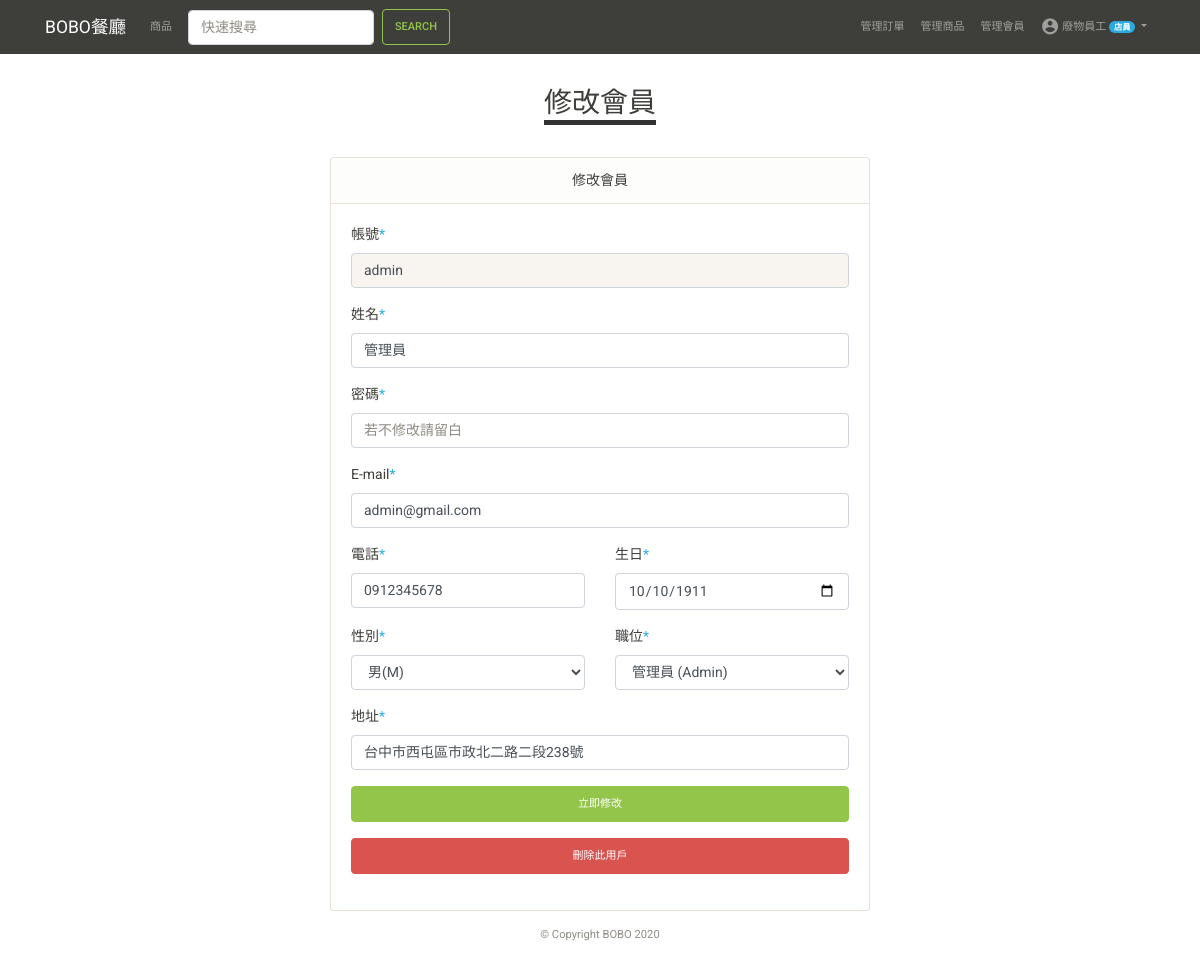
/user_list_detail.php?ID=admin (signed in), run on the app's committed database.
### tables this page shows
CREATE TABLE MEMBER(
  ID VARCHAR(20) PRIMARY KEY,
  Password VARCHAR(128) NOT NULL,
  Name VARCHAR(12) NOT NULL,
  Email VARCHAR(30) NOT NULL,
  Phone VARCHAR(10) NOT NULL,
  RegDate TIMESTAMP DEFAULT CURRENT_TIMESTAMP,
  Birth DATE,
  Gender ENUM('M', 'F', 'N'),
  Address VARCHAR(100),
  Position ENUM('S', 'A', 'C') NOT NULL
);

### verification.php (called while the page is built, shortened)
<?php
include('connection.php');
if(isset($_SESSION['ID'])){
  $user_id = $_SESSION['ID'];
  $sql = "SELECT * FROM MEMBER WHERE ID='$user_id'";
  $rows = mysqli_fetch_array($conn->query($sql));
  $user_name = $rows['Name'];
  $user_position = $rows['Position'];
}

### connection.php (called while the page is built, shortened)
<?php
  $conn = new mysqli(db_host, db_username, db_password, db_name);
  $conn->query("SET NAMES 'utf8mb4'");
  require_once('verification.php');

### user_list_detail.php (the view, shortened to what this page needs)
<?php include('connection.php'); ?>
<!DOCTYPE html>
<html>
<head>
  <?php include('style.php') ?>
</head>
<body>
  <?php include('nav.php') ?>
  <div class="container my-3">
    <div class="row">
      <div class="col-12 text-center">
        <h2 class="d-inline-block my-3" style="border-bottom:5px #333 solid;">修改會員</h2>
      </div>
      <?php
        $sql = "SELECT * FROM MEMBER
                WHERE ID ='" . $_GET['ID']."'";
        $result = $conn->query($sql);
        $row = mysqli_fetch_array($result);
        $ID=$row['ID'];
        $Name=$row['Name'];
        $Email=$row['Email'];
        $Phone=$row['Phone'];
        $Birth=$row['Birth'];
        $Gender=$row['Gender'];
        $Address=$row['Address'];
        $Position=$row['Position'];
       ?>
      <div class="col-12 col-lg-6 offset-lg-3 mt-3">
        <div class="card">
          <div class="card-header text-center">修改會員</div>
          <div class="card-body">
            <form class="row" action="user_list_detail_edit.php" method="post" enctype="multipart/form-data" >
              <div class="col-12 form-group">
                <label for="">帳號<span class="text-info">*</span></label>
                <input type="text" value="<?php echo $ID;?>" name="ID" class="form-control" readonly>
              </div>
              <div class="col-12 form-group">
                <label for="">姓名<span class="text-info">*</span></label>
                <input type="text" value="<?php echo $Name;?>" name="Name" placeholder="" class="form-control" required>
              </div>
              <div class="col-12 form-group">
                <label for="">密碼<span class="text-info">*</span></label>
                <input type="text" name="Password" placeholder = "若不修改請留白" class="form-control" >
              </div>
              <div class="col-12 form-group">
                <label for="">E-mail<span class="text-info">*</span></label>
                <input type="email" value="<?php echo $Email;?>" name="Email" maxlength="30" class="form-control" required>
              </div>
              <div class="col-12 col-lg-6 form-group">
                <label for="">電話<span class="text-info">*</span></label>
                <input type="text" name="Phone" value="<?php echo $Phone;?>" placeholder="0987654321" maxlength="10" class="form-control" required>
              </div>
              <div class="col-12 col-lg-6 form-group">
                <label for="">生日<span class="text-info">*</span></label>
                <input type="date" value="<?php echo $Birth;?>" name="Birth" placeholder="Birth" class="form-control" >
              </div>
              <div class="col-12 col-lg-6 form-group">
                <label for="">性別<span class="text-info">*</span></label>
                <select class="form-control" value="<?php echo $Gender;?>" name="Gender" required>
                  <?php
                    $genderList= array('M','F','N');
                    $genderTextList= array('男(M)','女(F)','未知(N)');
                    foreach ($genderList as $key => $ppap) {
                      $isThisSelected = ($Gender==$ppap)?'selected ':'';
                      echo '<option value="'.$ppap.'" '. $isThisSelected .' >'.$genderTextList[$key].'</option>';
                    }
                  ?>
                </select>
              </div>
              <div class="col-12 col-lg-6 form-group">
                <label for="">職位<span class="text-info">*</span></label>
                <select class="form-control" value="<?php echo $Position;?>" name="Position" required>
                  <?php
                    if ($Position=='A'){
                      $positionList= array('A');
                      $positionTextList = array('管理員 (Admin)');
                    }
                    else{
                      $positionList= array('C','S');
                      $positionTextList = array('顧客 (Customer)','員工 (Staff)');
                    }
                    foreach ($positionList as $key => $ppap) {
                      $isThisSelected = ($Position==$ppap)?'selected ':'';
                      echo '<option value="'.$ppap.'" '. $isThisSelected .' >'.$positionTextList[$key].'</option>';
                    }
                  ?>
                </select>
              </div>
              <div class="col-12 form-group">
                <label for="">地址<span class="text-info">*</span></label>
                <input type="text" name="Address" value="<?php echo $Address;?>" maxlength="100" class="form-control" >
              </div>
              <div class="col-12 form-group">
                <button class="btn btn-success btn-block" type="submit" >立即修改</button>
              </div>
              <div class="col-12 form-group">
                <a class="btn btn-danger btn-block" href="user_list_new_del.php?ID=<?php echo $ID;?>" >刪除此用戶</a>
              </div>
            </form>
          </div>
        </div>
      </div>
    </div>
  </div>
  <?php include('footer.php') ?>
</body>
</html>

### nav.php (shortened to what this page needs)
<?php
  $this_page = pathinfo($_SERVER['PHP_SELF'])['filename'];
  $admin_display  = ($user_position=='A'||$user_position=='S')?'':'d-none ';
?>
<nav id="navbar" class="navbar navbar-expand-lg navbar-dark bg-primary1 sticky-top " style="background:rgba(62,63,58,1);">
  <div class="container ">
    <a class="navbar-brand align-middle" href="index.php">
      <class="img-fluid" style="max-height:1.1rem"> BOBO餐廳
    </a>
    <div class="collapse navbar-collapse" id="navbarSupportedContent">
      <ul class="navbar-nav mr-auto">
        <li class="nav-item <?=($this_page =='product')?'active':'';?>">
          <a class="nav-link $customer_display" href="product.php">商品</a>
        </li>
        <form class="form-inline mx-0 mx-lg-2 my-2 my-lg-0" method="get" action="product.php">
          <input class="form-control mr-sm-2" type="search" placeholder="快速搜尋" name="keyword" required>
          <button class="btn btn-outline-success my-2 my-sm-0 " type="submit">Search</button>
        </form>
      </ul>
      <ul class="navbar-nav ml-auto">
        <li class="nav-item <?=($this_page =='order_list')?'active ':'' ?> <?=$admin_display ?>">
          <a class="nav-link" href="order_list.php">管理訂單</a>
        </li>
        <li class="nav-item <?=($this_page =='product_list')?'active ':'' ?> <?=$admin_display ?>">
          <a class="nav-link" href="product_list.php">管理商品</a>
        </li>
        <li class="nav-item <?=($this_page =='user_list')?'active ':'' ?> <?=$admin_display ?>">
          <a class="nav-link" href="user_list.php">管理會員</a>
        </li>
        <li class="nav-item dropdown <?=isset($_SESSION['ID'])?'':'d-none'?>">
          <a class="nav-link dropdown-toggle" href="#" id="user" role="button" data-toggle="dropdown" aria-haspopup="true" aria-expanded="false">
            <i class="material-icons">account_circle</i>
            <?=$user_name?>
            <?php
            if($user_position=='A'){
              echo '<span class="badge badge-pill badge-warning">管理員</span>';
            }else if($user_position=='S'){
              echo '<span class="badge badge-pill badge-info">店員</span>';
            }
            ?>
          </a>
        </li>
      </ul>
    </div>
  </div>
</nav>

### css/style.css (style rules this page uses)
i.material-icons { vertical-align: middle; font-size: 1.2rem; }

### data on the page
member: Name "廢物員工"
member: ID "admin", Name "管理員", Email "admin@gmail.com", Phone "0912345678", Birth "10/10/1911", Gender "男(M)", Position "管理員 (Admin)", Address "台中市西屯區市政北二路二段238號"
